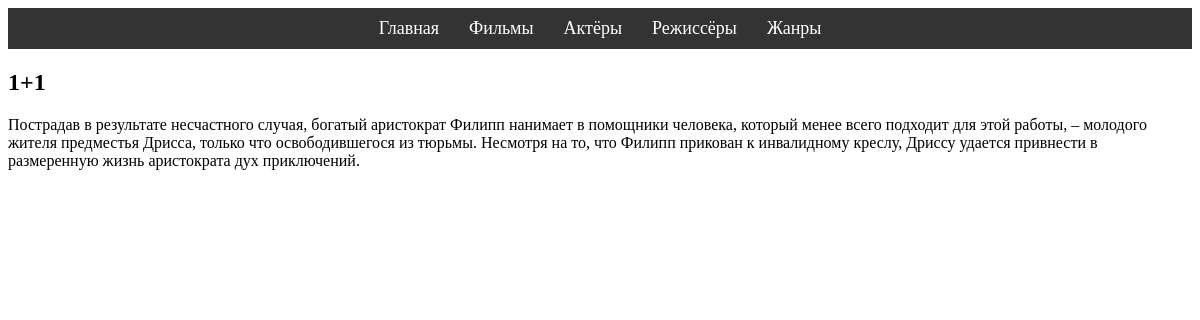
The page /movie/1/ on the database its author committed.
### kinopoisk/models.py (models this page shows)
class Movie(models.Model):
    title = models.CharField(max_length=355)
    description = models.TextField()
    release_date = models.DateField(null=True, blank=True)
    rating = models.FloatField(null=True, blank=True)
    duration = models.PositiveSmallIntegerField()
    genres = models.ManyToManyField(Genre, related_name='movies')
    directors = models.ManyToManyField(
        MoviePerson, related_name='directed_movies'
    )
    budget = models.PositiveIntegerField()
    actors = models.ManyToManyField(
        MoviePerson, related_name='acted_in_movies')
    poster = models.ImageField(
        upload_to="kinopoisk/images/movies/posters/",
        blank=True, null=True)

### kinopoisk/views.py (the view)
# urls.py: path('movie/<int:movie_id>/', movie_detail, name='movie_detail'),  # Детали фильма.
def movie_detail(request, movie_id):  # Сами
    movie = Movie.objects.get(id=movie_id)
    return render(request, 'kinopoisk/movie_detail.html', {
        'movie': movie
    })

### templates/kinopoisk/movie_detail.html (shortened to what this page needs)
{% extends 'base.html' %}
{% block content %}
    <h2>{{ movie.title }}</h2>
    <p>{{ movie.description }}</p>
{% endblock %}

### rows shown on the page
Movie: title "1+1", description "Пострадав в результате несчастного случая, богатый аристократ Филипп нанимает в помощники человека, который менее всего подходит для этой работы, – молодого жителя предместья Дрисса, только что освободившегося из тюрьмы. Несмотря на то, что Филипп прикован к инвалидному креслу, Дриссу удается привнести в размеренную жизнь аристократа дух приключений."
